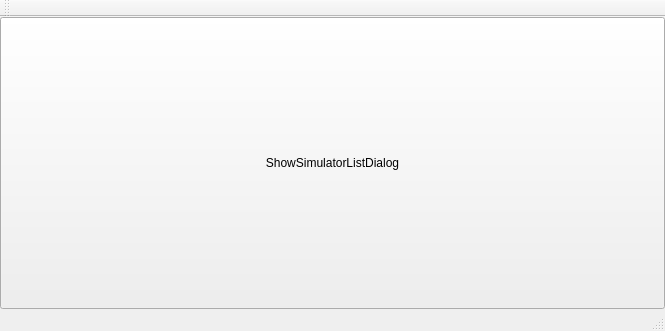
<?xml version="1.0" encoding="UTF-8"?>
<ui version="4.0">
 <class>QtWidgetsApplicationClass</class>
 <widget class="QMainWindow" name="QtWidgetsApplicationClass">
  <property name="geometry">
   <rect>
    <x>0</x>
    <y>0</y>
    <width>665</width>
    <height>331</height>
   </rect>
  </property>
  <property name="windowTitle">
   <string>QtWidgetsApplication</string>
  </property>
  <widget class="QWidget" name="centralWidget">
   <layout class="QVBoxLayout" name="verticalLayout_2">
    <property name="spacing">
     <number>0</number>
    </property>
    <property name="leftMargin">
     <number>0</number>
    </property>
    <property name="topMargin">
     <number>0</number>
    </property>
    <property name="rightMargin">
     <number>0</number>
    </property>
    <property name="bottomMargin">
     <number>0</number>
    </property>
    <item>
     <widget class="QPushButton" name="pushButton">
      <property name="sizePolicy">
       <sizepolicy hsizetype="Minimum" vsizetype="Minimum">
        <horstretch>0</horstretch>
        <verstretch>0</verstretch>
       </sizepolicy>
      </property>
      <property name="text">
       <string>ShowSimulatorListDialog</string>
      </property>
     </widget>
    </item>
   </layout>
  </widget>
  <widget class="QMenuBar" name="menuBar">
   <property name="geometry">
    <rect>
     <x>0</x>
     <y>0</y>
     <width>665</width>
     <height>22</height>
    </rect>
   </property>
  </widget>
  <widget class="QToolBar" name="mainToolBar">
   <attribute name="toolBarArea">
    <enum>TopToolBarArea</enum>
   </attribute>
   <attribute name="toolBarBreak">
    <bool>false</bool>
   </attribute>
  </widget>
  <widget class="QStatusBar" name="statusBar"/>
 </widget>
 <layoutdefault spacing="6" margin="11"/>
 <resources>
  <include location="QtWidgetsApplication.qrc"/>
 </resources>
 <connections>
  <connection>
   <sender>pushButton</sender>
   <signal>clicked()</signal>
   <receiver>QtWidgetsApplicationClass</receiver>
   <slot>ShowSimulatorListDialog()</slot>
   <hints>
    <hint type="sourcelabel">
     <x>210</x>
     <y>120</y>
    </hint>
    <hint type="destinationlabel">
     <x>248</x>
     <y>-3</y>
    </hint>
   </hints>
  </connection>
 </connections>
 <slots>
  <slot>ShowSimulatorListDialog()</slot>
 </slots>
</ui>
